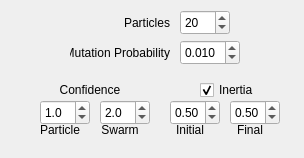
<?xml version="1.0" encoding="UTF-8"?>
<ui version="4.0">
 <class>ParametersParticles</class>
 <widget class="QWidget" name="ParametersParticles">
  <property name="geometry">
   <rect>
    <x>0</x>
    <y>0</y>
    <width>304</width>
    <height>158</height>
   </rect>
  </property>
  <property name="windowTitle">
   <string>Form</string>
  </property>
  <widget class="QCheckBox" name="adaptiveCheck">
   <property name="enabled">
    <bool>true</bool>
   </property>
   <property name="geometry">
    <rect>
     <x>200</x>
     <y>80</y>
     <width>60</width>
     <height>20</height>
    </rect>
   </property>
   <property name="font">
    <font>
     <pointsize>9</pointsize>
    </font>
   </property>
   <property name="text">
    <string>Inertia</string>
   </property>
   <property name="checked">
    <bool>true</bool>
   </property>
  </widget>
  <widget class="QSpinBox" name="particleSpin">
   <property name="geometry">
    <rect>
     <x>180</x>
     <y>10</y>
     <width>50</width>
     <height>25</height>
    </rect>
   </property>
   <property name="font">
    <font>
     <pointsize>9</pointsize>
    </font>
   </property>
   <property name="toolTip">
    <string>Number of iterations to perform
0: infinite</string>
   </property>
   <property name="minimum">
    <number>1</number>
   </property>
   <property name="maximum">
    <number>99999999</number>
   </property>
   <property name="value">
    <number>20</number>
   </property>
  </widget>
  <widget class="QLabel" name="label_13">
   <property name="geometry">
    <rect>
     <x>120</x>
     <y>10</y>
     <width>50</width>
     <height>25</height>
    </rect>
   </property>
   <property name="font">
    <font>
     <pointsize>9</pointsize>
    </font>
   </property>
   <property name="text">
    <string>Particles</string>
   </property>
   <property name="alignment">
    <set>Qt::AlignRight|Qt::AlignTrailing|Qt::AlignVCenter</set>
   </property>
  </widget>
  <widget class="QDoubleSpinBox" name="inertiaInitSpin">
   <property name="geometry">
    <rect>
     <x>170</x>
     <y>100</y>
     <width>50</width>
     <height>25</height>
    </rect>
   </property>
   <property name="font">
    <font>
     <pointsize>9</pointsize>
    </font>
   </property>
   <property name="minimum">
    <double>0.010000000000000</double>
   </property>
   <property name="maximum">
    <double>1.000000000000000</double>
   </property>
   <property name="singleStep">
    <double>0.010000000000000</double>
   </property>
   <property name="value">
    <double>0.500000000000000</double>
   </property>
  </widget>
  <widget class="QDoubleSpinBox" name="inertiaFinalSpin">
   <property name="geometry">
    <rect>
     <x>230</x>
     <y>100</y>
     <width>50</width>
     <height>25</height>
    </rect>
   </property>
   <property name="font">
    <font>
     <pointsize>9</pointsize>
    </font>
   </property>
   <property name="minimum">
    <double>0.010000000000000</double>
   </property>
   <property name="maximum">
    <double>1.000000000000000</double>
   </property>
   <property name="singleStep">
    <double>0.010000000000000</double>
   </property>
   <property name="value">
    <double>0.500000000000000</double>
   </property>
  </widget>
  <widget class="QDoubleSpinBox" name="particleConfidenceSpin">
   <property name="geometry">
    <rect>
     <x>40</x>
     <y>100</y>
     <width>50</width>
     <height>25</height>
    </rect>
   </property>
   <property name="font">
    <font>
     <pointsize>9</pointsize>
    </font>
   </property>
   <property name="decimals">
    <number>1</number>
   </property>
   <property name="minimum">
    <double>0.100000000000000</double>
   </property>
   <property name="maximum">
    <double>10.000000000000000</double>
   </property>
   <property name="singleStep">
    <double>0.100000000000000</double>
   </property>
   <property name="value">
    <double>1.000000000000000</double>
   </property>
  </widget>
  <widget class="QLabel" name="label_14">
   <property name="geometry">
    <rect>
     <x>40</x>
     <y>80</y>
     <width>100</width>
     <height>20</height>
    </rect>
   </property>
   <property name="font">
    <font>
     <pointsize>9</pointsize>
    </font>
   </property>
   <property name="text">
    <string>Confidence</string>
   </property>
   <property name="alignment">
    <set>Qt::AlignCenter</set>
   </property>
  </widget>
  <widget class="QDoubleSpinBox" name="swarmConfidenceSpin">
   <property name="geometry">
    <rect>
     <x>100</x>
     <y>100</y>
     <width>50</width>
     <height>25</height>
    </rect>
   </property>
   <property name="font">
    <font>
     <pointsize>9</pointsize>
    </font>
   </property>
   <property name="decimals">
    <number>1</number>
   </property>
   <property name="minimum">
    <double>0.100000000000000</double>
   </property>
   <property name="maximum">
    <double>20.000000000000000</double>
   </property>
   <property name="singleStep">
    <double>0.100000000000000</double>
   </property>
   <property name="value">
    <double>2.000000000000000</double>
   </property>
  </widget>
  <widget class="QLabel" name="label_15">
   <property name="geometry">
    <rect>
     <x>100</x>
     <y>120</y>
     <width>40</width>
     <height>20</height>
    </rect>
   </property>
   <property name="font">
    <font>
     <pointsize>9</pointsize>
    </font>
   </property>
   <property name="text">
    <string>Swarm</string>
   </property>
   <property name="alignment">
    <set>Qt::AlignCenter</set>
   </property>
  </widget>
  <widget class="QDoubleSpinBox" name="mutationSpin">
   <property name="geometry">
    <rect>
     <x>180</x>
     <y>40</y>
     <width>60</width>
     <height>25</height>
    </rect>
   </property>
   <property name="font">
    <font>
     <pointsize>9</pointsize>
    </font>
   </property>
   <property name="decimals">
    <number>3</number>
   </property>
   <property name="minimum">
    <double>0.001000000000000</double>
   </property>
   <property name="maximum">
    <double>1.000000000000000</double>
   </property>
   <property name="singleStep">
    <double>0.010000000000000</double>
   </property>
   <property name="value">
    <double>0.010000000000000</double>
   </property>
  </widget>
  <widget class="QLabel" name="label_17">
   <property name="geometry">
    <rect>
     <x>40</x>
     <y>120</y>
     <width>40</width>
     <height>20</height>
    </rect>
   </property>
   <property name="font">
    <font>
     <pointsize>9</pointsize>
    </font>
   </property>
   <property name="text">
    <string>Particle</string>
   </property>
   <property name="alignment">
    <set>Qt::AlignCenter</set>
   </property>
  </widget>
  <widget class="QLabel" name="label_16">
   <property name="geometry">
    <rect>
     <x>230</x>
     <y>120</y>
     <width>40</width>
     <height>20</height>
    </rect>
   </property>
   <property name="font">
    <font>
     <pointsize>9</pointsize>
    </font>
   </property>
   <property name="text">
    <string>Final</string>
   </property>
   <property name="alignment">
    <set>Qt::AlignCenter</set>
   </property>
  </widget>
  <widget class="QLabel" name="label_18">
   <property name="geometry">
    <rect>
     <x>170</x>
     <y>120</y>
     <width>40</width>
     <height>20</height>
    </rect>
   </property>
   <property name="font">
    <font>
     <pointsize>9</pointsize>
    </font>
   </property>
   <property name="text">
    <string>Initial</string>
   </property>
   <property name="alignment">
    <set>Qt::AlignCenter</set>
   </property>
  </widget>
  <widget class="QLabel" name="label_19">
   <property name="geometry">
    <rect>
     <x>70</x>
     <y>40</y>
     <width>100</width>
     <height>25</height>
    </rect>
   </property>
   <property name="font">
    <font>
     <pointsize>9</pointsize>
    </font>
   </property>
   <property name="text">
    <string>Mutation Probability</string>
   </property>
   <property name="alignment">
    <set>Qt::AlignRight|Qt::AlignTrailing|Qt::AlignVCenter</set>
   </property>
  </widget>
 </widget>
 <resources/>
 <connections/>
</ui>
